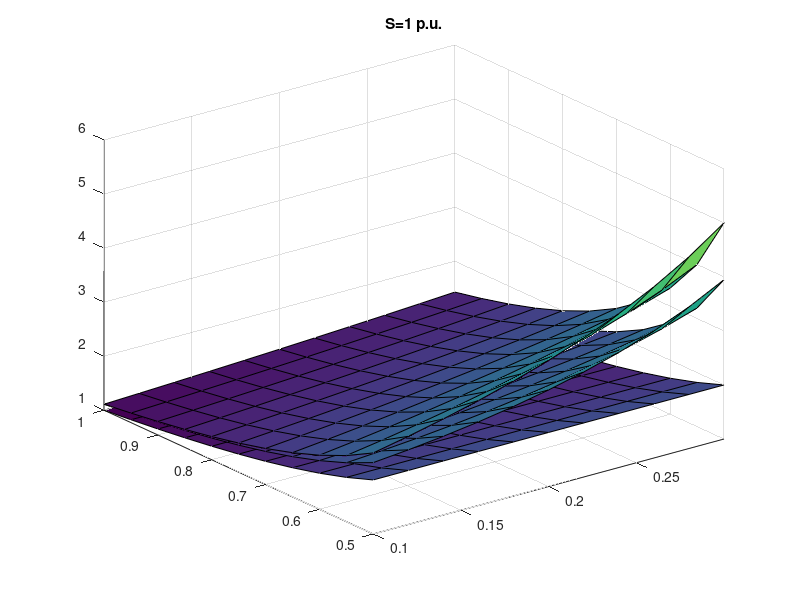

Reproduce this figure in MATLAB.
clear all
Vp=.5:.05:1;
Vn=0.1:0.02:0.32;
P=.3164;
Q=sqrt(1-P^2);
Q=0.7;

for i=1:11
    for j=1:12
        iBPSC(i,j)=1/Vp(i);
        iICPS(i,j)=1/(Vp(i)-Vn(j));
        V2(i,j)=Vp(i)+Vn(j);
        V1(i,j)=Vp(i)-Vn(j);
        iPNSC1(i,j)=sqrt(P^2*V2(i,j)^2+Q^2*V1(i,j)^2)/(Vp(i)^2-Vn(j)^2);
        iPNSC2(i,j)=sqrt(V2(i,j)^2*(P/2+sqrt(3)*Q/2)^2+V1(i,j)^2*(sqrt(3)*P/2+Q/2))/(Vp(i)^2-Vn(j)^2);
        iPNSC(i,j)=max(iPNSC1(i,j),iPNSC2(i,j)); 
    end
end
iPNSC(4,12)
figure
surf(Vn,Vp,iBPSC)
hold on
surf(Vn,Vp,iICPS)
hold on
ylim([0.5 1])
xlim([0.1 .3])
surf(Vn,Vp,iPNSC)
title('S=1 p.u.')
grid on